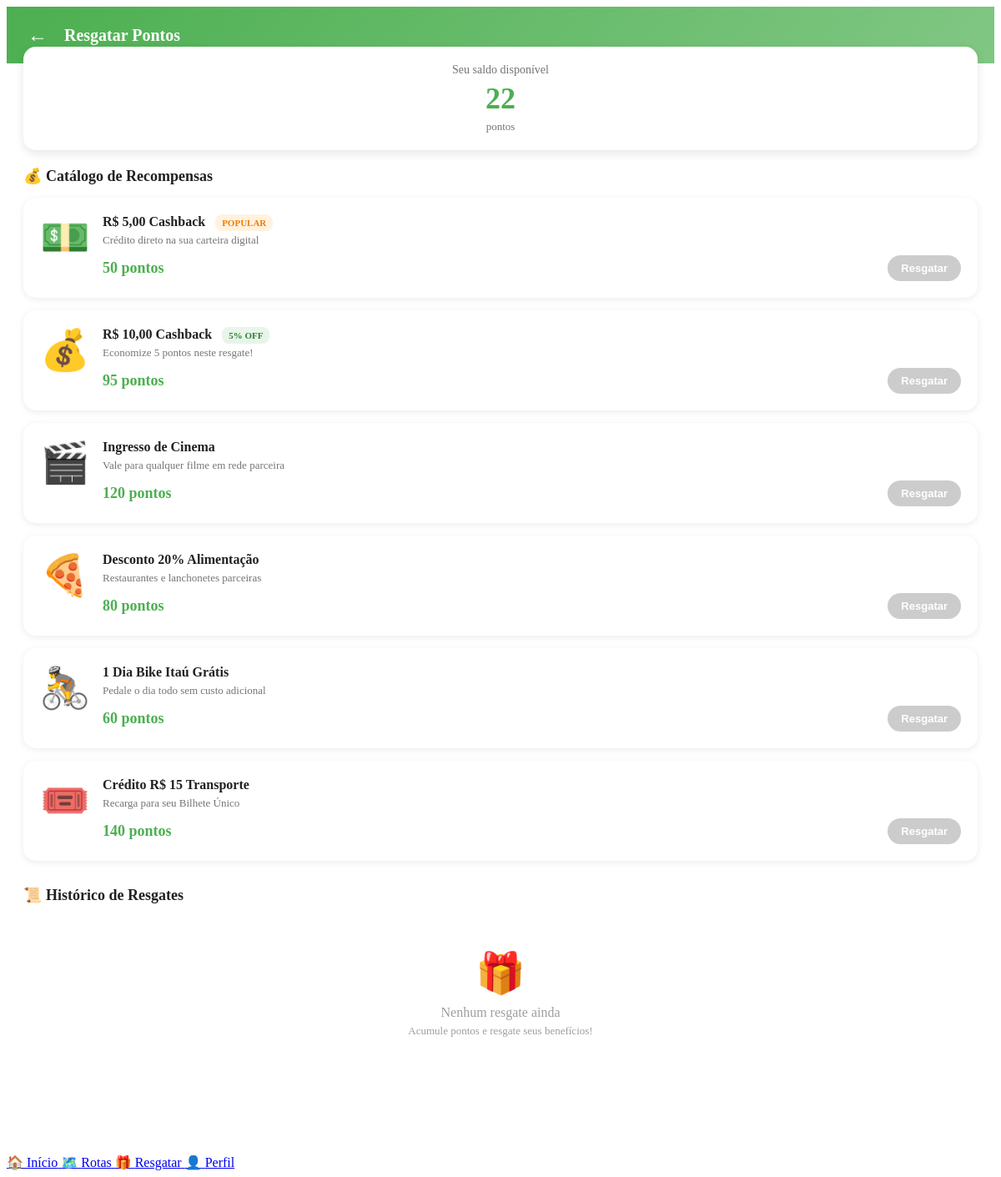
Page /resgatar (signed in) on the earlier database version.
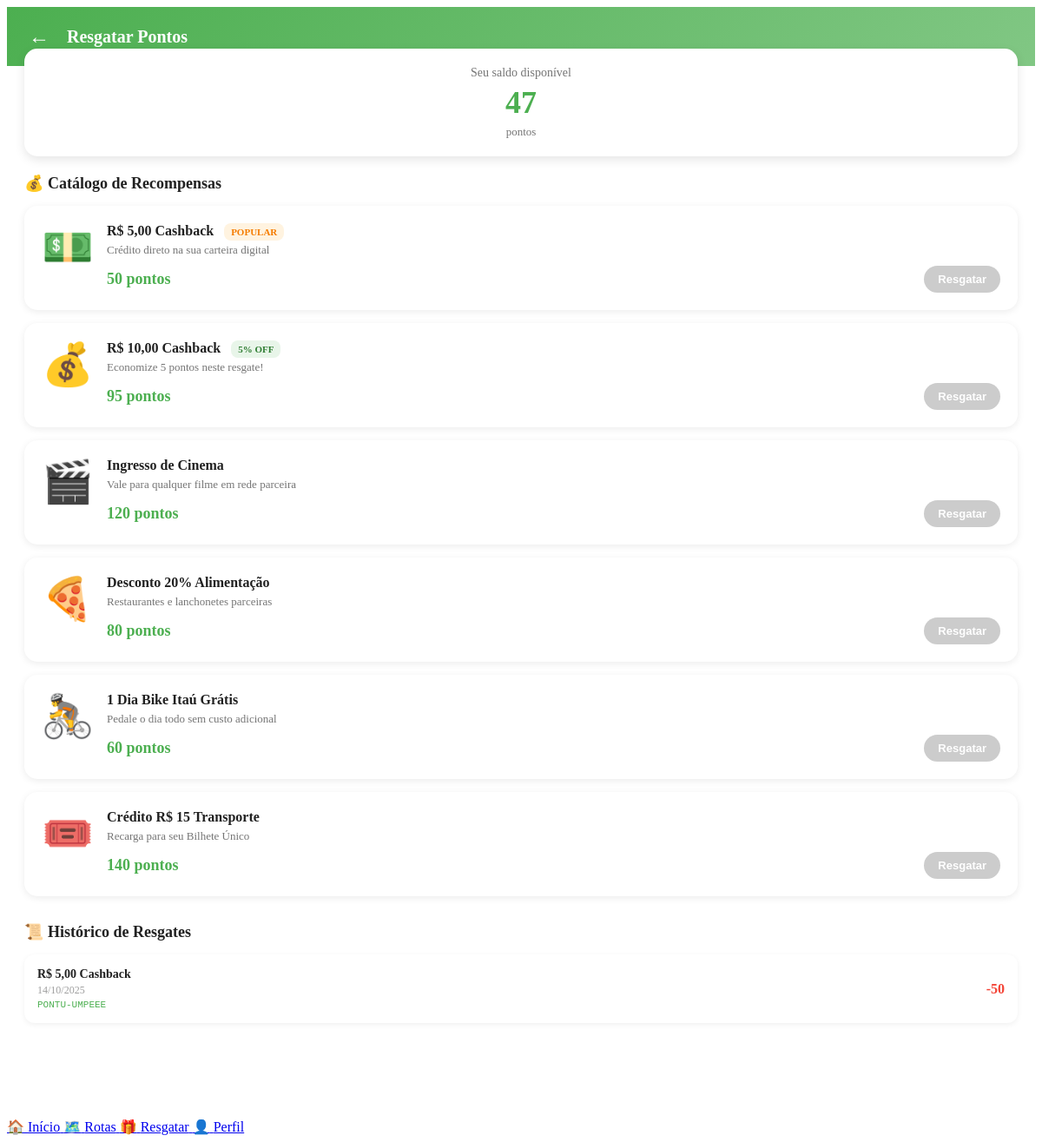
Same page on the later database version.
### tables this page shows
CREATE TABLE resgates (
                id INTEGER PRIMARY KEY AUTOINCREMENT,
                usuario_id INTEGER NOT NULL,
                beneficio TEXT NOT NULL,
                pontos_gastos INTEGER,
                codigo_resgate TEXT,
                data_resgate TIMESTAMP DEFAULT CURRENT_TIMESTAMP,
                FOREIGN KEY (usuario_id) REFERENCES usuarios(id)
            );

### app.py (the view)
@app.route('/resgatar', methods=['GET'])
@login_required
def resgatar():
    usuario = db.get_usuario(session['user_id'])
    resgates = db.get_historico_resgates(session['user_id'])
    for resgate in resgates:
        resgate['data'] = resgate['data'][:16].replace('T', ' às ')
    return render_template('resgatar.html',
                         pontos=usuario['pontos'],
                         resgates=resgates)

### app.py (called while the page is built)
def login_required(f):
    from functools import wraps
    @wraps(f)
    def decorated_function(*args, **kwargs):
        if 'user_id' not in session:
            return redirect(url_for('login', error='required'))
        return f(*args, **kwargs)
    return decorated_function

### database.py (called while the page is built)
    def get_connection(self):
        conn = sqlite3.connect(self.db_name)
        conn.row_factory = sqlite3.Row
        return conn

    def get_usuario(self, user_id):
        with self.get_connection() as conn:
            cursor = conn.cursor()
            cursor.execute('SELECT * FROM usuarios WHERE id = ?', (user_id,))
            usuario = cursor.fetchone()
        if usuario:
            return dict(usuario)
        return None

    def get_historico_resgates(self, usuario_id):
        with self.get_connection() as conn:
            cursor = conn.cursor()
            cursor.execute(
                'SELECT beneficio, pontos_gastos, codigo_resgate, data_resgate FROM resgates WHERE usuario_id = ? ORDER BY data_resgate DESC',
                (usuario_id,)
            )
            resgates = cursor.fetchall()
        resgates_formatados = []
        for r in resgates:
            resgate_dict = dict(r)
            data_obj = datetime.strptime(resgate_dict['data_resgate'], '%Y-%m-%d %H:%M:%S')
            resgate_dict['data'] = data_obj.strftime('%d/%m/%Y')
            resgate_dict['pontos'] = resgate_dict.pop('pontos_gastos') # Renomeia para o template
            resgate_dict['codigo'] = resgate_dict.pop('codigo_resgate')
            resgates_formatados.append(resgate_dict)
        return resgates_formatados

### templates/resgatar.html (shortened to what this page needs)
<!DOCTYPE html>
<html lang="pt-BR">
<head>
    <link rel="stylesheet" href="{{ url_for('static', filename='css/base.css') }}">
</head>
<body>
    <div class="app-container">
        <div class="header-resgatar">
            <button class="back-btn" onclick="window.location.href='/home'">←</button>
            <div class="header-title-resgatar">Resgatar Pontos</div>
        </div>
        <div class="saldo-banner">
            <div class="saldo-label">Seu saldo disponível</div>
            <div class="saldo-value">{{ pontos }}</div>
            <div style="font-size: 13px; color: #757575; margin-top: 5px;">pontos</div>
        </div>
        <div class="content-resgatar">
            <div class="section-header">💰 Catálogo de Recompensas</div>
            <div class="beneficios-grid">
                <div class="beneficio-card">
                    <div class="beneficio-icon">💵</div>
                    <div class="beneficio-info">
                        <div class="beneficio-titulo">
                            R$ 5,00 Cashback
                            <span class="tag-popular">POPULAR</span>
                        </div>
                        <div class="beneficio-desc">Crédito direto na sua carteira digital</div>
                        <div class="beneficio-footer">
                            <div class="beneficio-pontos">50 pontos</div>
                            <button class="btn-resgatar-card"
                                    onclick="confirmarResgate('R$ 5,00 Cashback', 50)"
                                    {{ 'disabled' if pontos < 50 else '' }}>
                                Resgatar
                            </button>
                        </div>
                    </div>
                </div>
                <div class="beneficio-card">
                    <div class="beneficio-icon">💰</div>
                    <div class="beneficio-info">
                        <div class="beneficio-titulo">
                            R$ 10,00 Cashback
                            <span class="tag-desconto">5% OFF</span>
                        </div>
                        <div class="beneficio-desc">Economize 5 pontos neste resgate!</div>
                        <div class="beneficio-footer">
                            <div class="beneficio-pontos">95 pontos</div>
                            <button class="btn-resgatar-card"
                                    onclick="confirmarResgate('R$ 10,00 Cashback', 95)"
                                    {{ 'disabled' if pontos < 95 else '' }}>
                                Resgatar
                            </button>
                        </div>
                    </div>
                </div>
                <div class="beneficio-card">
                    <div class="beneficio-icon">🎬</div>
                    <div class="beneficio-info">
                        <div class="beneficio-titulo">Ingresso de Cinema</div>
                        <div class="beneficio-desc">Vale para qualquer filme em rede parceira</div>
                        <div class="beneficio-footer">
                            <div class="beneficio-pontos">120 pontos</div>
                            <button class="btn-resgatar-card"
                                    onclick="confirmarResgate('Ingresso de Cinema', 120)"
                                    {{ 'disabled' if pontos < 120 else '' }}>
                                Resgatar
                            </button>
                        </div>
                    </div>
                </div>
                <div class="beneficio-card">
                    <div class="beneficio-icon">🍕</div>
                    <div class="beneficio-info">
                        <div class="beneficio-titulo">Desconto 20% Alimentação</div>
                        <div class="beneficio-desc">Restaurantes e lanchonetes parceiras</div>
                        <div class="beneficio-footer">
                            <div class="beneficio-pontos">80 pontos</div>
                            <button class="btn-resgatar-card"
                                    onclick="confirmarResgate('Desconto 20% Alimentação', 80)"
                                    {{ 'disabled' if pontos < 80 else '' }}>
                                Resgatar
                            </button>
                        </div>
                    </div>
                </div>
                <div class="beneficio-card">
                    <div class="beneficio-icon">🚴</div>
                    <div class="beneficio-info">
                        <div class="beneficio-titulo">1 Dia Bike Itaú Grátis</div>
                        <div class="beneficio-desc">Pedale o dia todo sem custo adicional</div>
                        <div class="beneficio-footer">
                            <div class="beneficio-pontos">60 pontos</div>
                            <button class="btn-resgatar-card"
                                    onclick="confirmarResgate('1 Dia Bike Itaú Grátis', 60)"
                                    {{ 'disabled' if pontos < 60 else '' }}>
                                Resgatar
                            </button>
                        </div>
                    </div>
                </div>
                <div class="beneficio-card">
                    <div class="beneficio-icon">🎟️</div>
                    <div class="beneficio-info">
                        <div class="beneficio-titulo">Crédito R$ 15 Transporte</div>
                        <div class="beneficio-desc">Recarga para seu Bilhete Único</div>
                        <div class="beneficio-footer">
                            <div class="beneficio-pontos">140 pontos</div>
                            <button class="btn-resgatar-card"
                                    onclick="confirmarResgate('Crédito R$ 15 Transporte', 140)"
                                    {{ 'disabled' if pontos < 140 else '' }}>
                                Resgatar
                            </button>
                        </div>
                    </div>
                </div>
            </div>
            <div class="historico-section">
                <div class="section-header">📜 Histórico de Resgates</div>
                {% if resgates %}
                    {% for resgate in resgates %}
                    <div class="historico-item">
                        <div class="historico-info">
                            <div class="historico-titulo">{{ resgate.beneficio }}</div>
                            <div class="historico-data">{{ resgate.data }}</div>
                            <div class="historico-codigo">{{ resgate.codigo }}</div>
                        </div>
                        <div class="historico-pontos">-{{ resgate.pontos }}</div>
                    </div>
                    {% endfor %}
                {% else %}
                    <div class="empty-state">
                        <div class="empty-icon">🎁</div>
                        <div>Nenhum resgate ainda</div>
                        <div style="font-size: 13px; margin-top: 5px;">Acumule pontos e resgate seus benefícios!</div>
                    </div>
                {% endif %}
            </div>
        </div>
        <div class="bottom-nav-home">
            <a href="/home" class="nav-item-home">
                <span class="nav-item-icon">🏠</span>
                <span class="nav-item-label">Início</span>
            </a>
            <a href="/rotas" class="nav-item-home">
                <span class="nav-item-icon">🗺️</span>
                <span class="nav-item-label">Rotas</span>
            </a>
            <a href="/resgatar" class="nav-item-home active">
                <span class="nav-item-icon">🎁</span>
                <span class="nav-item-label">Resgatar</span>
            </a>
            <a href="/perfil" class="nav-item-home">
                <span class="nav-item-icon">👤</span>
                <span class="nav-item-label">Perfil</span>
            </a>
        </div>
    </div>
</body>
</html>

### templates/resgatar.html (style rules this page uses)
.header-resgatar { background: linear-gradient(135deg, #4CAF50, #81C784); padding: 15px 20px; color: white; display: flex; align-items: center; gap: 15px; }
.back-btn { background: none; border: none; color: white; font-size: 24px; cursor: pointer; padding: 5px; }
.header-title-resgatar { font-size: 20px; font-weight: 600; }
.saldo-banner { background: white; margin: -20px 20px 20px; border-radius: 15px; padding: 20px; box-shadow: 0 4px 12px rgba(0,0,0,0.1); text-align: center; }
.saldo-label { font-size: 14px; color: #757575; margin-bottom: 5px; }
.saldo-value { font-size: 36px; font-weight: 700; color: #4CAF50; }
.content-resgatar { padding: 0 20px 100px; }
.section-header { font-size: 18px; font-weight: 600; color: #212121; margin-bottom: 15px; }
.beneficios-grid { display: grid; gap: 15px; }
.beneficio-card { background: white; border-radius: 15px; padding: 20px; box-shadow: 0 2px 8px rgba(0,0,0,0.08); display: flex; gap: 15px; transition: all 0.2s; cursor: pointer; }
.beneficio-icon { font-size: 48px; min-width: 60px; text-align: center; }
.beneficio-info { flex: 1; }
.beneficio-titulo { font-size: 16px; font-weight: 600; color: #212121; margin-bottom: 5px; }
.beneficio-desc { font-size: 13px; color: #757575; margin-bottom: 10px; }
.beneficio-footer { display: flex; justify-content: space-between; align-items: center; }
.beneficio-pontos { font-size: 18px; font-weight: 700; color: #4CAF50; }
.btn-resgatar-card { background: #4CAF50; color: white; border: none; padding: 8px 16px; border-radius: 20px; font-size: 13px; font-weight: 600; cursor: pointer; transition: all 0.2s; }
.btn-resgatar-card:disabled { background: #CCCCCC; cursor: not-allowed; transform: none; }
.tag-popular { background: #FFF3E0; color: #F57C00; padding: 4px 8px; border-radius: 8px; font-size: 11px; font-weight: 600; margin-left: 8px; }
.tag-desconto { background: #E8F5E9; color: #2E7D32; padding: 4px 8px; border-radius: 8px; font-size: 11px; font-weight: 600; margin-left: 8px; }
.historico-section { margin-top: 30px; }
.historico-item { background: white; border-radius: 12px; padding: 15px; margin-bottom: 10px; display: flex; justify-content: space-between; align-items: center; box-shadow: 0 2px 6px rgba(0,0,0,0.06); }
.historico-info { flex: 1; }
.historico-titulo { font-size: 14px; font-weight: 600; color: #212121; margin-bottom: 3px; }
.historico-data { font-size: 12px; color: #9E9E9E; }
.historico-codigo { font-size: 11px; font-family: monospace; color: #4CAF50; margin-top: 3px; }
.historico-pontos { font-size: 16px; font-weight: 700; color: #F44336; }

Differences in the rows shown:
added resgates: beneficio "R$ 5,00 Cashback", data "14/10/2025", codigo "PONTU-UMPEEE", pontos "50"
Other differences:
{{ pontos }}: "22" → "47"
text no longer shown: "🎁 Nenhum resgate ainda Acumule pontos e resgate seus benefícios!"
